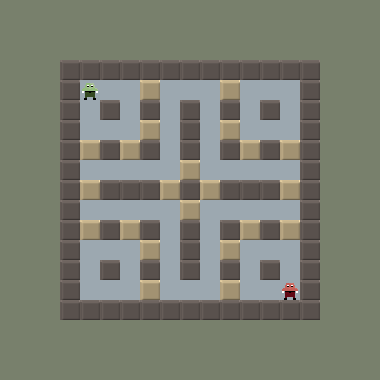

The image is a tile-based game level rendered from a .tmx file. Its description and complete source (layers, tilesets, objects, tile grids) follow:
An orthogonal 19x19 tile map with 20x20 px tiles, 3 tile layers (Board, Start Positions, Power Ups), 2 tilesets.

<map version="1.0" orientation="orthogonal" width="19" height="19" tilewidth="20" tileheight="20">
 <tileset firstgid="1" name="tiles" tilewidth="20" tileheight="20">
  <image source="../graphics/tiles.png" width="100" height="140" />
 </tileset>
 <tileset firstgid="36" name="generic-tileset" tilewidth="20" tileheight="20">
  <image source="../graphics/generic-tileset.png" width="80" height="60" />
 </tileset>
 <layer name="Board" width="19" height="19">
  <properties>
   <property name="type" value="visual" />
  </properties>
  <data encoding="csv">
5,5,5,5,5,5,5,5,5,5,5,5,5,5,5,5,5,5,5,
5,5,5,5,5,5,5,5,5,5,5,5,5,5,5,5,5,5,5,
5,5,5,5,5,5,5,5,5,5,5,5,5,5,5,5,5,5,5,
5,5,5,1,1,1,1,1,1,1,1,1,1,1,1,1,5,5,5,
5,5,5,1,4,4,4,2,4,4,4,2,4,4,4,1,5,5,5,
5,5,5,1,4,1,4,1,4,1,4,1,4,1,4,1,5,5,5,
5,5,5,1,4,4,4,2,4,1,4,2,4,4,4,1,5,5,5,
5,5,5,1,2,1,2,1,4,1,4,1,2,1,2,1,5,5,5,
5,5,5,1,4,4,4,4,4,2,4,4,4,4,4,1,5,5,5,
5,5,5,1,2,1,1,1,2,1,2,1,1,1,2,1,5,5,5,
5,5,5,1,4,4,4,4,4,2,4,4,4,4,4,1,5,5,5,
5,5,5,1,2,1,2,1,4,1,4,1,2,1,2,1,5,5,5,
5,5,5,1,4,4,4,2,4,1,4,2,4,4,4,1,5,5,5,
5,5,5,1,4,1,4,1,4,1,4,1,4,1,4,1,5,5,5,
5,5,5,1,4,4,4,2,4,4,4,2,4,4,4,1,5,5,5,
5,5,5,1,1,1,1,1,1,1,1,1,1,1,1,1,5,5,5,
5,5,5,5,5,5,5,5,5,5,5,5,5,5,5,5,5,5,5,
5,5,5,5,5,5,5,5,5,5,5,5,5,5,5,5,5,5,5,
5,5,5,5,5,5,5,5,5,5,5,5,5,5,5,5,5,5,5
</data>
 </layer>
 <layer name="Start Positions" width="19" height="19">
  <properties>
   <property name="type" value="start" />
  </properties>
  <data encoding="csv">
0,0,0,0,0,0,0,0,0,0,0,0,0,0,0,0,0,0,0,
0,0,0,0,0,0,0,0,0,0,0,0,0,0,0,0,0,0,0,
0,0,0,0,0,0,0,0,0,0,0,0,0,0,0,0,0,0,0,
0,0,0,0,0,0,0,0,0,0,0,0,0,0,0,0,0,0,0,
0,0,0,0,6,0,0,0,0,0,0,0,0,0,0,0,0,0,0,
0,0,0,0,0,0,0,0,0,0,0,0,0,0,0,0,0,0,0,
0,0,0,0,0,0,0,0,0,0,0,0,0,0,0,0,0,0,0,
0,0,0,0,0,0,0,0,0,0,0,0,0,0,0,0,0,0,0,
0,0,0,0,0,0,0,0,0,0,0,0,0,0,0,0,0,0,0,
0,0,0,0,0,0,0,0,0,0,0,0,0,0,0,0,0,0,0,
0,0,0,0,0,0,0,0,0,0,0,0,0,0,0,0,0,0,0,
0,0,0,0,0,0,0,0,0,0,0,0,0,0,0,0,0,0,0,
0,0,0,0,0,0,0,0,0,0,0,0,0,0,0,0,0,0,0,
0,0,0,0,0,0,0,0,0,0,0,0,0,0,0,0,0,0,0,
0,0,0,0,0,0,0,0,0,0,0,0,0,0,7,0,0,0,0,
0,0,0,0,0,0,0,0,0,0,0,0,0,0,0,0,0,0,0,
0,0,0,0,0,0,0,0,0,0,0,0,0,0,0,0,0,0,0,
0,0,0,0,0,0,0,0,0,0,0,0,0,0,0,0,0,0,0,
0,0,0,0,0,0,0,0,0,0,0,0,0,0,0,0,0,0,0
</data>
 </layer>
 <layer name="Power Ups" width="19" height="19">
  <properties>
   <property name="type" value="power-ups" />
  </properties>
  <data encoding="csv">
0,0,0,0,0,0,0,0,0,0,0,0,0,0,0,0,0,0,0,
0,0,0,0,0,0,0,0,0,0,0,0,0,0,0,0,0,0,0,
0,0,0,0,0,0,0,0,0,0,0,0,0,0,0,0,0,0,0,
0,0,0,0,0,0,0,0,0,0,0,0,0,0,0,0,0,0,0,
0,0,0,0,0,0,0,0,0,0,0,0,0,0,0,0,0,0,0,
0,0,0,0,0,0,0,0,0,0,0,0,0,0,0,0,0,0,0,
0,0,0,0,0,0,0,0,0,0,0,0,0,0,0,0,0,0,0,
0,0,0,0,0,0,0,0,0,0,0,0,0,0,0,0,0,0,0,
0,0,0,0,0,0,0,0,0,0,0,0,0,0,0,0,0,0,0,
0,0,0,0,0,0,0,0,0,0,0,0,0,0,0,0,0,0,0,
0,0,0,0,0,0,0,0,0,0,0,0,0,0,0,0,0,0,0,
0,0,0,0,0,0,0,0,0,0,0,0,0,0,0,0,0,0,0,
0,0,0,0,0,0,0,0,0,0,0,0,0,0,0,0,0,0,0,
0,0,0,0,0,0,0,0,0,0,0,0,0,0,0,0,0,0,0,
0,0,0,0,0,0,0,0,0,0,0,0,0,0,0,0,0,0,0,
0,0,0,0,0,0,0,0,0,0,0,0,0,0,0,0,0,0,0,
0,0,0,0,0,0,0,0,0,0,0,0,0,0,0,0,0,0,0,
0,0,0,0,0,0,0,0,0,0,0,0,0,0,0,0,0,0,0,
0,0,0,0,0,0,0,0,0,0,0,0,0,0,0,0,0,0,0
</data>
 </layer>
</map>
